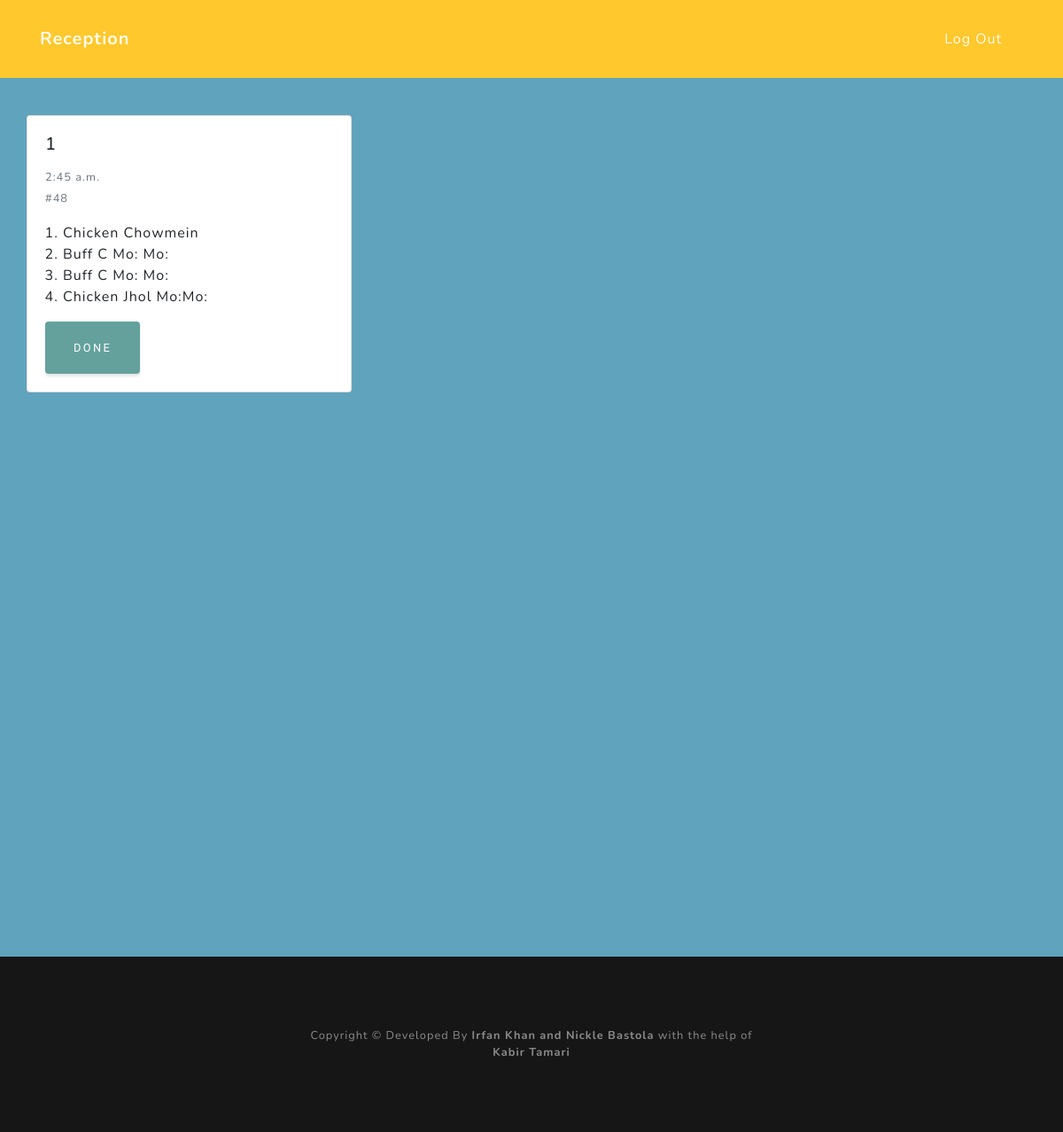
The app's page /reception (signed in), older data.
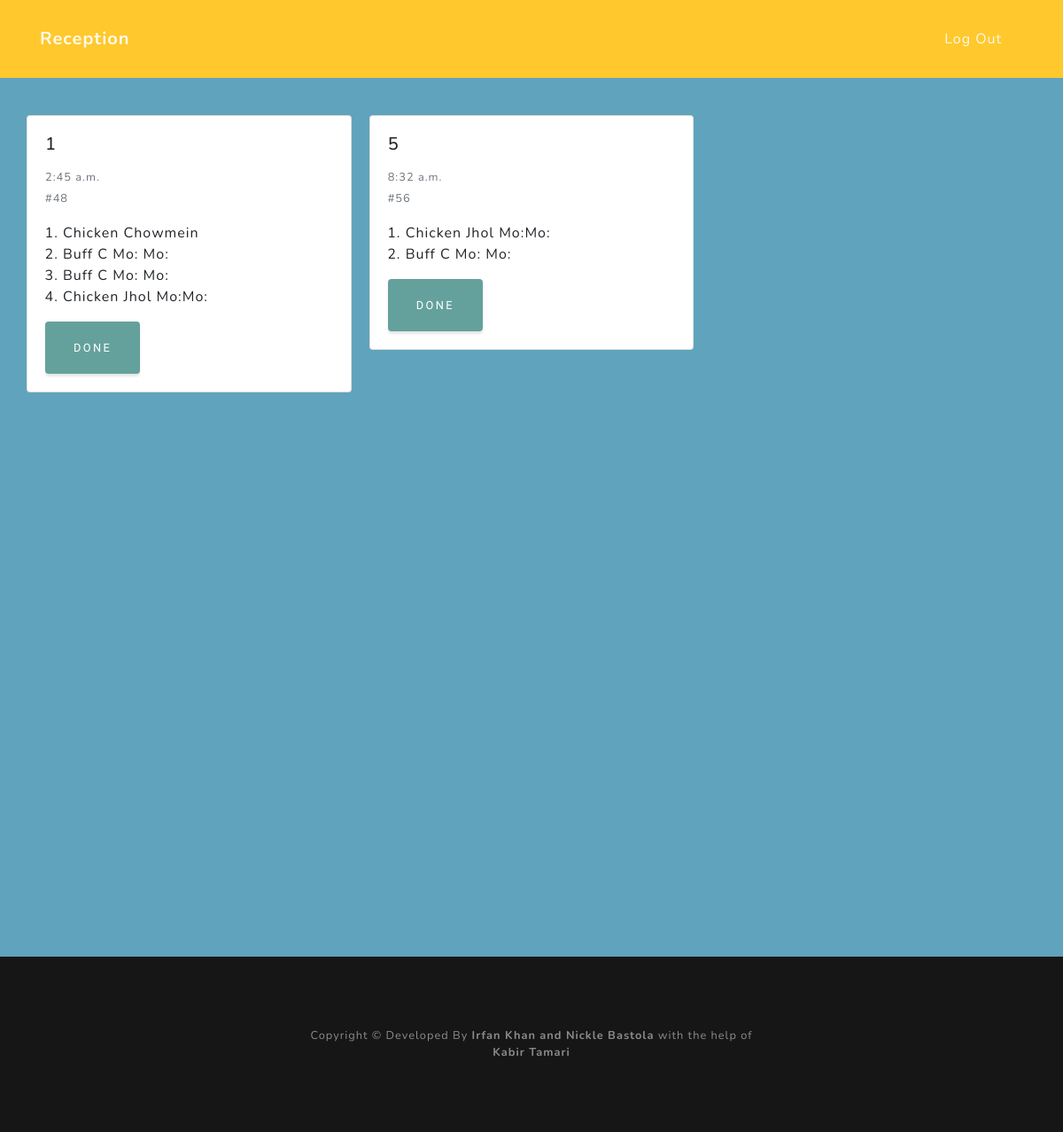
The same page, newer data.
### menu/models.py (models this page shows, shortened)
class FoodItem(models.Model):
	name = models.CharField(max_length = 200)
	food_type = models.ForeignKey(FoodType, on_delete = models.CASCADE,null = True)
	price = models.PositiveIntegerField(default = 100)
	is_active = models.BooleanField(default= True)

class Order(models.Model):
	is_done = models.BooleanField(default=False)
	timestamp = models.DateTimeField(default=timezone.now)
	table_number = models.ForeignKey(Table, blank = True, null = True, on_delete = models.SET_NULL)

### reception/views.py (the view)
# urls.py: path('', views.get_order, name='get order'),
@login_required
def get_order(request):
    orders = Order.objects.all()
    response = {'order':[]}
    for order in orders:
        json_order = {'name':[],'price':[],'id':int(order.id)}
        json_order['table_number'] = str(order.table_number)
        json_order['timestamp'] = order.timestamp
        if not order.is_done:
            ordered_items = OrderedItem.objects.all().filter(order = order)
            for ordered_item in ordered_items:
                json_order['name'].append(ordered_item.food_item.name)
                json_order['price'].append(ordered_item.food_item.price)
            response['order'].append(json_order)
    return render(request, 'reception/reception.html', {'orders': response})

### menu/models.py (called while the page is built)
	def __str__(self):
		return str(self.table_number)

### reception/templates/reception/reception.html (shortened to what this page needs)
{% extends 'base.html' %}
{% block content %}
<body>
      <nav class="navbar navbar-light fixed-top navbar-noscroll" id="mainNav">
          <div class="container">
            <a class="navbar-brand js-scroll-trigger" href="#page-top">Reception</a>
            <ul class="navbar-nav ml-auto">
              <li class="nav-item">
                  <a class="nav-link js-scroll-trigger" href="/admin/logout/">Log Out</a>
              </li>
          </ul>
        </div>
        </nav>
<div class="container" style="height: 1080px; padding: 50px 0px 0px 0px;">
    <div class="card-columns" style="padding-top:80px; padding-bottom:80px;">
    {% for order in orders.order %}
      <div class="card">
        <div class="card-body">
         <h5 class="card-title">{{ order.table_number }}</h5>
         <p class="card-text"><small class="text-muted" >{{ order.timestamp | time }} <br> #{{ order.id }}</small></p>
         <ol style="padding-left:20px">
            {% for name in order.name %}
            <li>{{ name }}</li>
            {% endfor %}
        </ol>
            <button type="button" class="btn btn-primary" onclick="done({{ order.id }})" data-target="#exampleModal">
                Done
            </button>
        </div>
      </div>
      {% endfor %}
      </div>
    </div>
  </body>
{% endblock %}

Row changes from the older to the newer data that the page shows:
added Order: timestamp "8:32 a.m."
Text that changed along with them:
new list line: "5 # 56 DONE"
new list line: "Chicken Jhol Mo:Mo:"
new list line: "Buff C Mo: Mo:"
